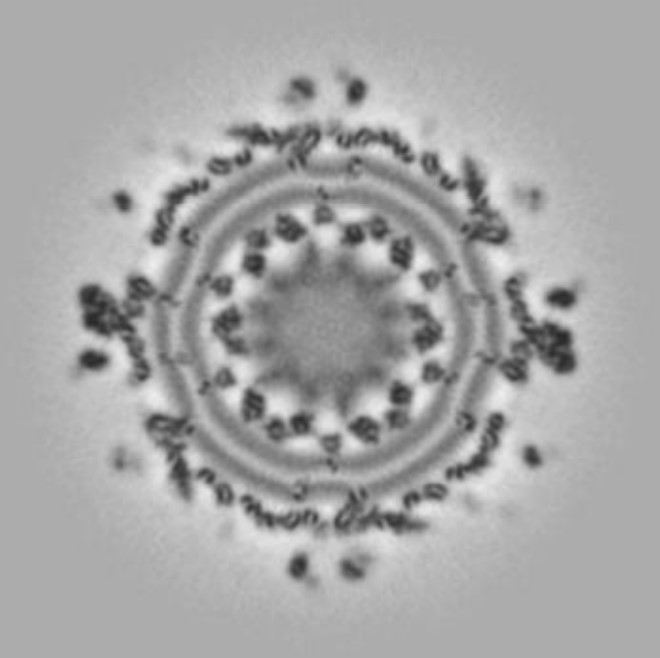
#> input picture Lab3_Trần Dương Quang_18IT168/3b_Locthongcao/car.jpg, 660 x 658 px
$ python Lytuong.py   (older library calls are emulated)
#> lines starting #> are read from the running program, lines starting #| are printed output that depends on the picture; after the words box and inside, x2 and y2 are one past the last pixel; in counts of white or black regions, pixels touching at a corner belong together
import scipy.misc
import numpy, math
import scipy.fftpack as fftim
from PIL import Image, ImageOps
import cv2 as cv


image = Image.open('car.jpg')
#> image is the input picture: PIL image 660x658 RGB; min 38, max 239, mean 166.5
a = ImageOps.grayscale(image)

b = numpy.asarray(a)

c = fftim.fft2(b)

d = fftim.fftshift(c)

M = d.shape[0]
#> M = 658
N = d.shape[1]
#> N = 660

H = numpy.ones((M,N))
center1 = M/2
#> center1 = 329
center2 = N/2
#> center2 = 330
d_0 = 30.0
for i in range(1,M):
        for j in range(1,N):
                r1 = (i-center1)**2+(j-center2)**2

                r = math.sqrt(r1)

                if 0 < r < d_0:
                            H[i,j] = 0.0
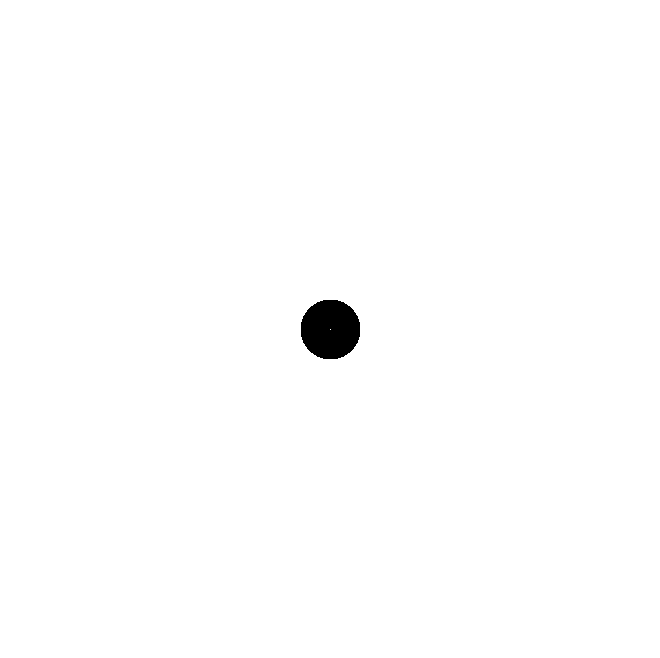
#> H: shape (658, 660) float64; values 0 (black) and 1 (white), 99.4% white; 1 black region, box (x1, y1, x2, y2) and area: (301, 300, 360, 359) 2808
H = Image.fromarray(H)
con = d * H
e = abs(fftim.ifft2(con))
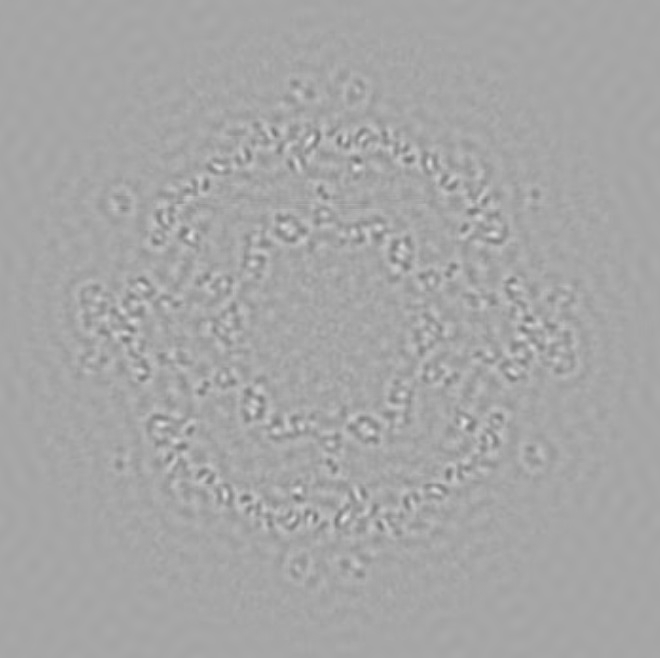
#> e: shape (658, 660) float64; min 114.8, max 224.6, mean 166.5
cv.imwrite('ideahightpass_output.jpg', e)
